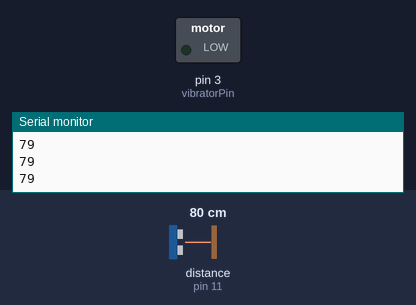
Recording of a sketch running on a simulated Arduino Uno, built with avr-gcc and run on an emulated ATmega328P. On the bench: switched loads named in the sketch (green lamp = pin HIGH), the last lines printed to the serial monitor. Wiring (inferred from the names in the program): ultrasonic range finder: trigger pin 12; echo pin 11. The test bench sets the inputs (shaded band); at power-on: distance to the obstacle (sensor on pin 11) 80 cm. The echo pulse lasts 58.3 µs per cm; pins used as bus, display or sensor lines are not drawn.

Above: at 1.3 s.
1.4 s: distance to the obstacle (sensor on pin 11) set to 35 cm
2.9 s: distance to the obstacle (sensor on pin 11) set to 28 cm
At 3.5 s:
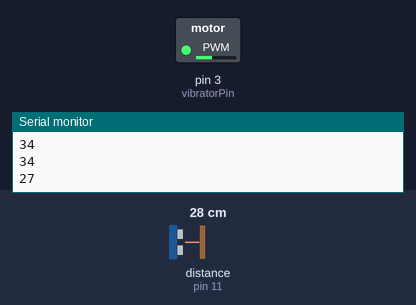
4.5 s: distance to the obstacle (sensor on pin 11) set to 11 cm
6.0 s: distance to the obstacle (sensor on pin 11) set to 8 cm
At 7.2 s:
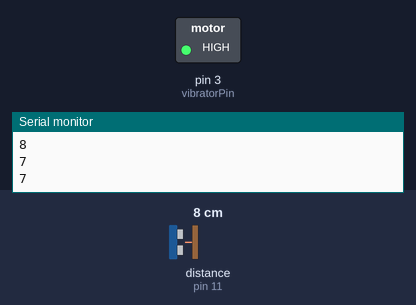
7.5 s: distance to the obstacle (sensor on pin 11) set to 18 cm
At 8.6 s:
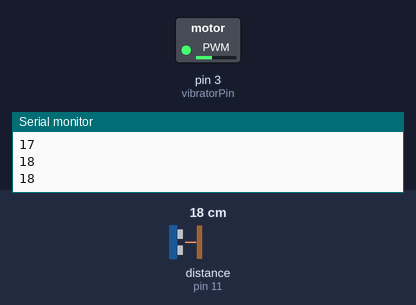
9.0 s: distance to the obstacle (sensor on pin 11) set to 2 cm
At 9.9 s:
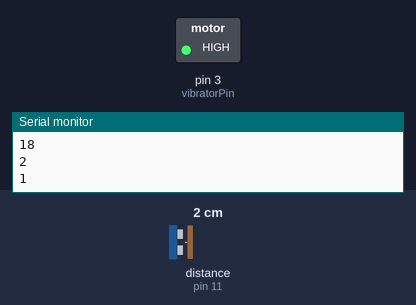
Timing chart, 0 to 11.5 s (numbered marks = the images above; inputs shaded):
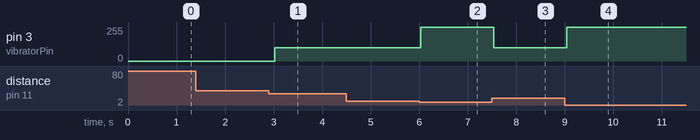

Measured:
- the behaviour switches between 32 and 31 cm on distance to the obstacle (sensor on pin 11) (found by bisection; images 0 and 1)
- the behaviour switches between 10 and 9 cm on distance to the obstacle (sensor on pin 11) (found by bisection; images 1 and 2)
- after the input at 2.9 s, pin 3 (vibratorPin): 0/255 → 100/255 after 0.13 s
- after the input at 6.0 s, pin 3 (vibratorPin): 100/255 → 255/255 at once
- after the input at 7.5 s, pin 3 (vibratorPin): 255/255 → 100/255 at once
- after the input at 9.0 s, pin 3 (vibratorPin): 100/255 → 255/255 at once

The sketch:

forward_only.ino
```cpp
#define uOneTrigPin 12
#define uOneEchoPin 11

#define vibratorPin 3

long holder;                      //store cm from last time in loop
const int maxDistance = 200;      //store maxdistance
const int promptDistance = 30;
int lastDistance;                 //keep track of the last distance
String blipsMessage = "";         //variable to hold the blips

void setup() {
  // put your setup code here, to run once:
  Serial.begin (9600);
  pinMode(uOneTrigPin, OUTPUT);
  pinMode(uOneEchoPin, INPUT);
  pinMode(vibratorPin, OUTPUT);

  blipsMessage.reserve(200);        //reserve 200 bytes to avoid memory fragmentation issues
}

void loop() {
  // put your main code here, to run repeatedly:
  clearOutgoingBuffer();

  scanSurroundings();

  sendDataToSerial();

  delay(500);
}

/*
 * Makes one full 360 scan
 */
void scanSurroundings()
{
  long distance;

  // Get readings from both sensors
  distance = getDistance(uOneTrigPin, uOneEchoPin);

  if (distance > maxDistance) {
    distance = maxDistance;
  }

  // Front sensor
  blipsMessage = encodeData(distance);

  // Ping if an object is close by
  if (isInRange(distance)) {
      vibrate(distance);
  }
  else {
    vibrate(promptDistance + 1);
  }
}

/*
 * Prepares the current distance value for output to excel
 */
String encodeData(long distance)
{
  return String(distance);
}

/*
 * Captures distance to the nearest object in front of sensor
 */
int getDistance(int trigPin, int echoPin)
{
  long distance, duration, Speed;

  digitalWrite(trigPin, LOW);  // Added this line

  delayMicroseconds(2); // Added this line
  digitalWrite(trigPin, HIGH);

  delayMicroseconds(10); // Added this line
  digitalWrite(trigPin, LOW);

  duration = pulseIn(echoPin, HIGH);
  distance = (duration/2) / 29.1;

//  Speed = distanceOverTime(holder, distance);
//  holder = distance;
//  Speed = abs(Speed);

//  Serial.print("Speed :");
//  Serial.print(Speed);
//  Serial.println();

  return distance;
}

long distanceOverTime(long first,long second){
 return ((first-second)/.1);//taking cm/s to mph
}

/*
 * Debug print for distance
 */
void printDistance(long distance)
{
  if (isInRange(distance)){
    Serial.println("Out of range");


  }
  else {
    Serial.print(distance);
    Serial.println(" cm");
  }
}

/*
 * Helper function
 */
bool isInRange(long distance)
{
  return (distance <= promptDistance && distance > 0);
}

void vibrate(long distance)
{
  int vibrateSpeed;

  if (distance > promptDistance || distance < 0) {
    vibrateSpeed = 0;
  }
  else {

    if (distance < 10) {
      vibrateSpeed = 255;
    }
    else if (distance < 50) {
      vibrateSpeed = 100;
    }
    else {
      vibrateSpeed = 20;
    }
  }

  analogWrite(vibratorPin, vibrateSpeed);
}

void sendDataToSerial()
{
  Serial.print(blipsMessage);
  Serial.println();                   //send line ending to complete serial message
}

void clearOutgoingBuffer()
{
  //blipsMessage = " , , , , , , , , , , , , , , , , , , ,";         //send all empty characters to refresh cordoba data
  //sendDataToSerial();                           //send directly to serial
  blipsMessage = "";                            //reset to empty string
}
```
